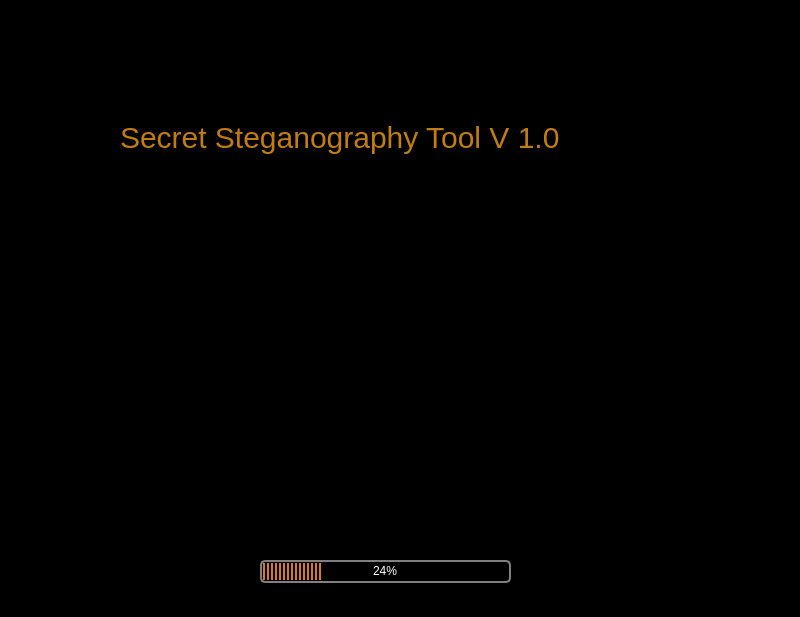
<?xml version="1.0" encoding="UTF-8"?>
<ui version="4.0">
 <class>MainWindow</class>
 <widget class="QMainWindow" name="MainWindow">
  <property name="geometry">
   <rect>
    <x>0</x>
    <y>0</y>
    <width>800</width>
    <height>617</height>
   </rect>
  </property>
  <property name="windowTitle">
   <string>stegnao tool</string>
  </property>
  <property name="styleSheet">
   <string notr="true">background-color: rgb(0, 0, 0);</string>
  </property>
  <widget class="QWidget" name="centralwidget">
   <widget class="QProgressBar" name="progressBar">
    <property name="geometry">
     <rect>
      <x>260</x>
      <y>560</y>
      <width>251</width>
      <height>23</height>
     </rect>
    </property>
    <property name="styleSheet">
     <string notr="true">QProgressBar {
border: 2px solid grey;
border-radius: 5px;
text-align: center;
color: white
}
QProgressBar::chunk {
background: #d7801a;
width: 2.15px;
margin: 0.5px;
}</string>
    </property>
    <property name="value">
     <number>24</number>
    </property>
   </widget>
   <widget class="QWidget" name="layoutWidget">
    <property name="geometry">
     <rect>
      <x>120</x>
      <y>0</y>
      <width>538</width>
      <height>556</height>
     </rect>
    </property>
    <layout class="QVBoxLayout" name="verticalLayout">
     <item>
      <widget class="QLabel" name="label">
       <property name="font">
        <font>
         <pointsize>-1</pointsize>
        </font>
       </property>
       <property name="styleSheet">
        <string notr="true">color: rgb(193,125,17);
font-size: 30px;</string>
       </property>
       <property name="text">
        <string>Secret Steganography Tool V 1.0</string>
       </property>
      </widget>
     </item>
     <item>
      <widget class="QLabel" name="label_2">
       <property name="text">
        <string>&lt;html&gt;&lt;head/&gt;&lt;body&gt;&lt;p&gt;&lt;img src=&quot;:/photos/logo.png&quot;/&gt;&lt;/p&gt;&lt;/body&gt;&lt;/html&gt;</string>
       </property>
      </widget>
     </item>
    </layout>
   </widget>
  </widget>
  <widget class="QStatusBar" name="statusbar"/>
 </widget>
 <resources>
  <include location="WelcomeWindow.qrc"/>
  <include location="photos.qrc"/>
 </resources>
 <connections/>
</ui>
